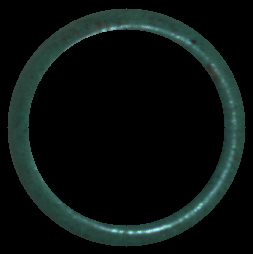
#> input picture data/9/3439_vl.png, 253 x 254 px, found by its file name
$ python visualize_class9_outliers.py
#> lines starting #> are read from the running program, lines starting #| are printed output that depends on the picture
import cv2
import os
import matplotlib.pyplot as plt
import numpy as np

# ============================================================
# VISUALIZE CLASS 9 PROBLEM IMAGES
# ============================================================

# Outlier training images
OUTLIER_TRAIN = [
    'train/9/3439_vl.png',
    'train/9/4640_vl.png'
]

# Normal training images
NORMAL_TRAIN = [
    'train/9/1481_vl.png',
    'train/9/5185_vl.png',
    'train/9/149_vl.png',
    'train/9/2635_vl.png'
]

# Failed test images (match the outliers)
FAILED_TEST = [
    'test/9/7981_vl.png',
    'test/9/8341_vl.png',
    'test/9/9416_vl.png',
    'test/9/9951_vl.png'
]

# Passed test images (match normal pattern)
PASSED_TEST = [
    'test/9/7124_vl.png',
    'test/9/8086_vl.png',
    'test/9/8760_vl.png',
    'test/9/9360_vl.png'
]


if __name__ == "__main__":
    print("Visualizing Class 9 patterns...")

    fig, axes = plt.subplots(4, 4, figsize=(16, 16))

    # Row 0: Outlier training images (Pattern B)
    for i, img_path in enumerate(OUTLIER_TRAIN):
        img = cv2.imread(img_path)
#> img is the input picture: shape (254, 253, 3); mean B, G, R 16.2, 18, 10.8
        if img is not None:
            axes[0, i].imshow(cv2.cvtColor(img, cv2.COLOR_BGR2RGB))
        axes[0, i].set_title(f"OUTLIER TRAIN\n{os.path.basename(img_path)}", fontsize=9, color='red')
        axes[0, i].axis('off')
#> pass 2 of the loop `for i, img_path in enumerate(OUTLIER_TRAIN):`:
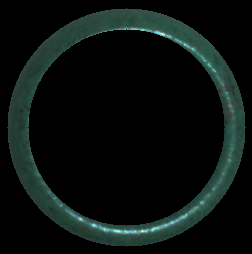
#> input picture data/9/4640_vl.png, 252 x 254 px, found by its file name
#> img is the input picture: shape (254, 252, 3); mean B, G, R 15.6, 17.7, 10.6

    # Fill remaining row 0 cells
    for i in range(len(OUTLIER_TRAIN), 4):
        axes[0, i].axis('off')

    # Row 1: Normal training images (Pattern A)
    for i, img_path in enumerate(NORMAL_TRAIN):
        img = cv2.imread(img_path)
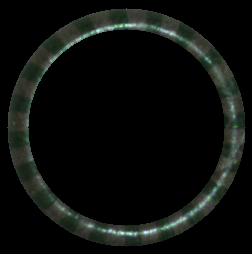
#> input picture train/9/1481_vl.png, 252 x 254 px
#> img is the input picture: shape (254, 252, 3); mean B, G, R 12.6, 14.9, 12.5
        if img is not None:
            axes[1, i].imshow(cv2.cvtColor(img, cv2.COLOR_BGR2RGB))
        axes[1, i].set_title(f"NORMAL TRAIN\n{os.path.basename(img_path)}", fontsize=9, color='green')
        axes[1, i].axis('off')
#> pass 2 of the loop `for i, img_path in enumerate(NORMAL_TRAIN):`:
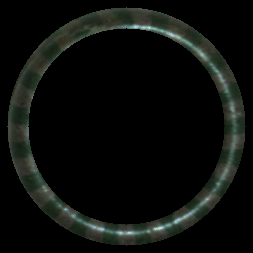
#> input picture train/9/5185_vl.png, 253 x 253 px
#> img is the input picture: shape (253, 253, 3); mean B, G, R 12, 14.4, 12.1

    # Row 2: Failed test images (match outliers)
    for i, img_path in enumerate(FAILED_TEST):
        img = cv2.imread(img_path)
        if img is not None:
            axes[2, i].imshow(cv2.cvtColor(img, cv2.COLOR_BGR2RGB))
        axes[2, i].set_title(f"FAILED TEST\n{os.path.basename(img_path)}\n(matches outliers)", fontsize=9, color='red')
        axes[2, i].axis('off')
#> pass 2 of the loop `for i, img_path in enumerate(FAILED_TEST):`:

    # Row 3: Passed test images (match normal pattern)
    for i, img_path in enumerate(PASSED_TEST):
        img = cv2.imread(img_path)
        if img is not None:
            axes[3, i].imshow(cv2.cvtColor(img, cv2.COLOR_BGR2RGB))
        axes[3, i].set_title(f"PASSED TEST\n{os.path.basename(img_path)}\n(matches normal)", fontsize=9, color='green')
        axes[3, i].axis('off')
#> pass 2 of the loop `for i, img_path in enumerate(PASSED_TEST):`:

    plt.suptitle('Class 9: Two Different Patterns Detected', fontsize=16, fontweight='bold')
    plt.tight_layout()
    plt.savefig('class9_pattern_comparison.png', dpi=150, bbox_inches='tight')
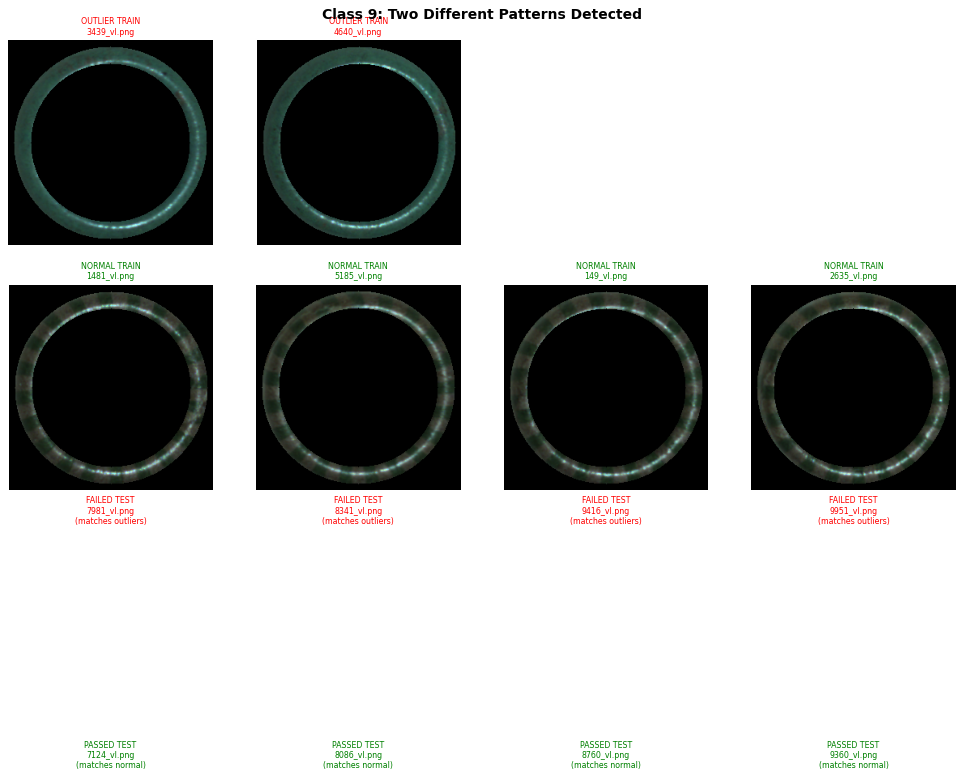
#> figure drawn by matplotlib, 6 panels
    print("Visualization saved to: class9_pattern_comparison.png")
    plt.show()

    print("\n" + "=" * 80)
    print("PATTERN ANALYSIS")
    print("=" * 80)
    print("\nRow 0 (RED): Outlier training images - These are VERY different from normal class 9")
    print("Row 1 (GREEN): Normal training images - These are the majority class 9 pattern")
    print("Row 2 (RED): Failed test images - These match the outlier pattern, not the template")
    print("Row 3 (GREEN): Passed test images - These match the normal pattern")
    print("\n" + "=" * 80)
    print("RECOMMENDATION:")
    print("=" * 80)
    print("\nLook at the images and decide:")
    print("1. Are RED images (outliers) the WRONG pattern? → Remove them")
    print("2. Are RED images a valid but DIFFERENT class? → Create new class")
    print("3. Are GREEN images actually wrong? → (unlikely based on data)")
    print("\nMost likely: RED images are mislabeled or single-color/defect cones")
